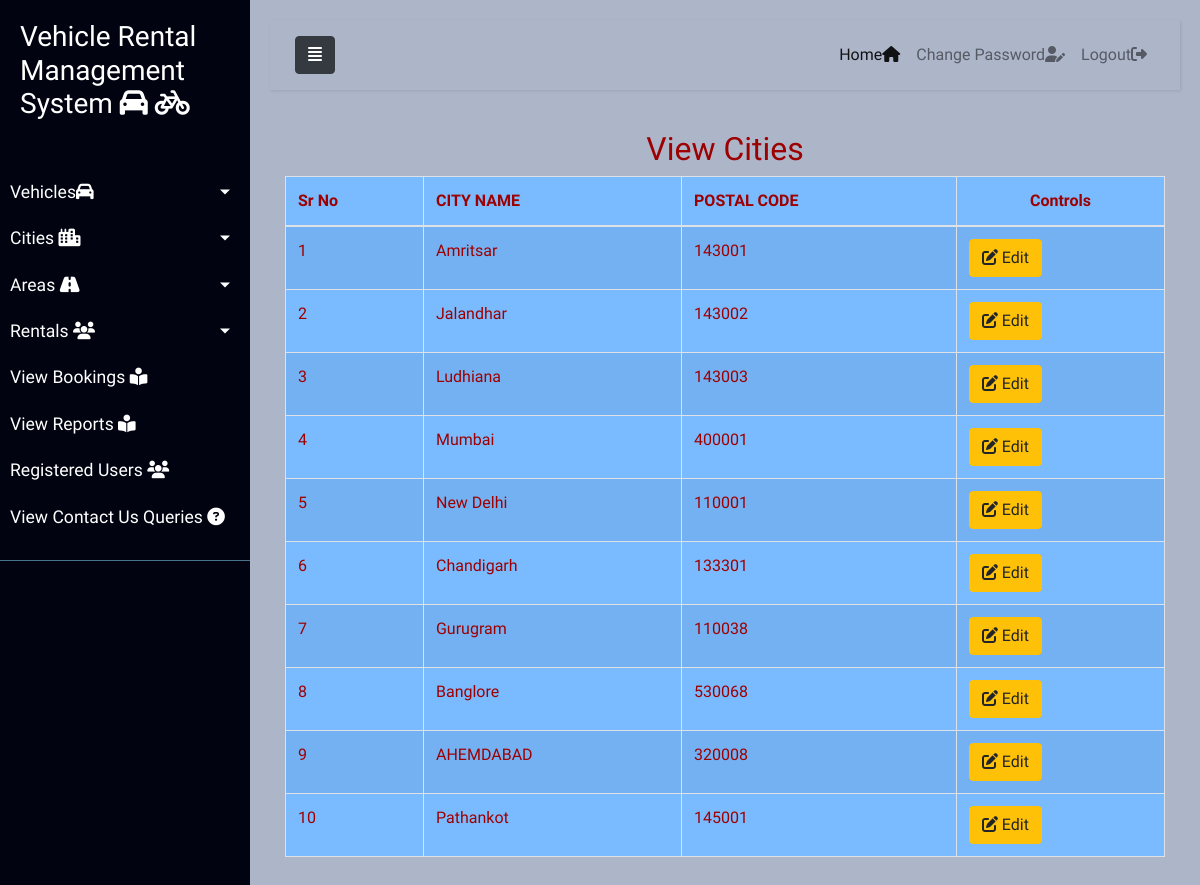
/adminviewcity.php (signed in), run on the app's committed database.
### tables this page shows
CREATE TABLE `cities` (
  `cityid` int(30) NOT NULL,
  `cityname` varchar(100) NOT NULL,
  `postalcode` varchar(30) NOT NULL
);

### adminviewcity.php (the view, shortened to what this page needs)
    <!doctype html>
    <html lang="en">
<head>
    <?php
    include_once "header.php";
    ?>
    <?php
    include_once "adminsidebar.php";
    ?>
    <link rel="stylesheet" href="view.css">
</head>
<body>
<div class="container" id="font">
    <h2 class="text-center">View Cities</h2>
    <table class="table table-bordered table-striped">
        <thead>
        <tr>
            <th>Sr No</th>
            <th>CITY NAME</th>
            <th>POSTAL CODE</th>
            <th class="text-center" colspan="2">Controls</th>
        </tr>
        </thead>
        <tbody>
        <?php
        $srno = 1;
        include_once "connection.php";
        $selectcities = "select * from cities";
        $result = mysqli_query($con, $selectcities);
        while ($row = mysqli_fetch_array($result)) {
            ?>
            <tr>
                <td><?php echo $srno; ?></td>
                <td><?php echo urldecode($row[1]); ?></td>
                <td><?php echo $row[2]; ?></td>
                <td><a
                            href='admineditcity.php?cityid=<?php echo $row[0]; ?>' class='btn btn-warning'> <i
                                class='fas fa-edit'></i> Edit</a></td>
            </tr>
            <?php
            $srno++;
        }
        ?>
        </tbody>
    </table>
</div>
</body>
    </html>

### index.css (style rules this page uses)
body { background-color: #9494946e !important; background-repeat: no-repeat; background-size: 1366px 384px; width: 100%; background-attachment: scroll; color: black; }
* { margin: 0; padding: 0; }

### adminsidebar.css (style rules this page uses)
body { font-family: 'Poppins', sans-serif; background: #fafafa; }
a, a:hover, a:focus { color: inherit; text-decoration: none; transition: all 0.3s; }

### view.css (style rules this page uses)
body { background-color: #adb5c9 !important; color: #9d0000; }
table { color: #9d0000 !important; background: #7abaff; }

### adminsidebar.php (style rules this page uses)
#font { font-family: Acme; }

### adminviewcity.php (style rules this page uses)
#font { font-family: Acme; }

### data on the page
cities: cityname "Amritsar", postalcode "143001"
cities: cityname "Jalandhar", postalcode "143002"
cities: cityname "Ludhiana", postalcode "143003"
cities: cityname "Mumbai", postalcode "400001"
cities: cityname "New Delhi", postalcode "110001"
cities: cityname "Chandigarh", postalcode "133301"
cities: cityname "Gurugram", postalcode "110038"
cities: cityname "Banglore", postalcode "530068"
cities: cityname "AHEMDABAD", postalcode "320008"
cities: cityname "Pathankot", postalcode "145001"
